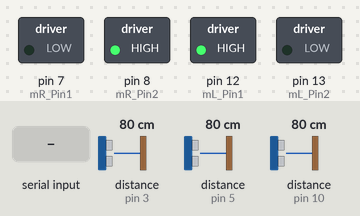
Simulated run of this sketch. Board: Arduino Uno, built with avr-gcc and run on an emulated ATmega328P. Shown: switched loads named in the sketch (green lamp = pin HIGH). Wiring (inferred from the names in the program): 3 × ultrasonic range finder: trigger pin 2, echo pin 3 / trigger pin 4, echo pin 5 / trigger pin 9, echo pin 10. Dashed ring = blinking. The test bench sets the inputs (shaded band); at power-on: distance to the obstacle (sensors on pin 3, pin 5, pin 10) 80 cm. The echo pulse lasts 58.3 µs per cm; pins used as bus, display or sensor lines are not drawn; what the sketch prints to the serial monitor is not drawn.

Above: at 1.2 s.
1.3 s: distance to the obstacle (sensor on pin 3) set to 10 cm
2.8 s: distance to the obstacle (sensor on pin 3) set to 7 cm
At 2.98 s:
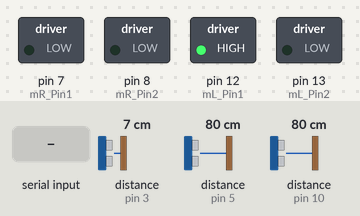
5.8 s: "s" received over Serial
At 6.7 s:
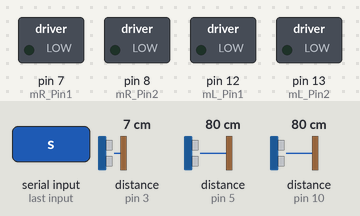
Timing chart, 0 to 8.8 s (numbered marks = the images above; inputs shaded):
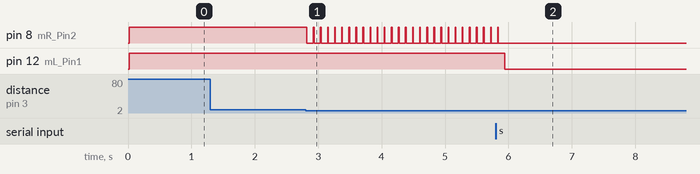

Measured:
- the behaviour switches between 9 and 8 cm on distance to the obstacle (sensor on pin 3) (found by bisection; images 0 and 1)
- after the input at 1.3 s, every drawn part: stays the same
- after the input at 2.8 s, pin 8 (mR_Pin2): alternates HIGH for 0.01 s and LOW for 0.10 s, starting at once
- after the input at 5.8 s, pin 8 (mR_Pin2): goes on until 5.8 s, then stays LOW; pin 12 (mL_Pin1): HIGH → LOW after 0.14 s

The sketch:

Navigator.ino
```cpp
/*
* This code ensures that the bot navigates from one block to
* another block avoiding crashing into walls of the maze.
*
*   current setting of the bot as of 14 Apr 2018:
*   Chassis dimensions: 13 cm x 15 cm
*   Expected single block dimensions of maze: 25 cm x 25 cm
*
* So, if we place the bot at the centre of the centre of
* the block, the bot at the centre of the block, it moves
* from one block, maintaing an 'almost' straight line motion.
*
* Created by Tanmay Khandait, Viral Patel
* April 16, 2018
*/

// Define Pin numbers for sensors
// Right sensors
const int r_trigPin = 2;
const int r_echoPin = 3;
// left sensors
const int l_trigPin = 4;
const int l_echoPin = 5;
// Front sensors
const int f_trigPin = 9;
const int f_echoPin = 10;

//Right Motor Pins
int mR_Pin1 = 7;
int mR_Pin2 = 8;

//Left Motor Pins
int mL_Pin1 = 12;
int mL_Pin2 = 13;

// Define delay time for short turns.
// Shorter the delay_time, smoother the callibration.
const float delay_time = 0.05;

// Range for deciding if wall is within range
const int range = 8; // cm

void setup() {

  //Right UltraSonic Sensor
  pinMode(r_trigPin, OUTPUT); // Sets trigpin as output
  pinMode(r_echoPin,INPUT); // Sets echopin as input

  //Left UltraSonic Sensor
  pinMode(l_trigPin, OUTPUT); // Sets trigpin as output
  pinMode(l_echoPin,INPUT); // Sets echopin as input

  //Front UltraSonic Sensor
  pinMode(f_trigPin, OUTPUT); // Sets trigpin as output
  pinMode(f_echoPin,INPUT); // Sets echopin as input

  //Motor Pin Initialization
  pinMode(mR_Pin1, OUTPUT);
  pinMode(mR_Pin2, OUTPUT);
  pinMode(mL_Pin1, OUTPUT);
  pinMode(mL_Pin2, OUTPUT);

  Serial.begin(9600); // Begin Serial communication
  Serial.println("Serial Communication is ready!");
}

void loop() {

  int left_distance, right_distance, front_distance;

  //Read character for manual Stop mechanism
  char s = Serial.read();

  //movefunction to ensure striaght line movement without colliding
  move_forward(4);

  //Manual Stop Mechanism
  if(s == 's') {
    stop_m();
    delay(10000);
  }

  //Print to Serial Window
  Serial.print("Obstacle Distance, l = ");
  Serial.print(left_distance);
  Serial.print(" r = ");
  Serial.print(right_distance);
  Serial.print(" f = ");
  Serial.println(front_distance);
}

/*
* Function to make the robot move forward, avoiding collisions.
* This function uses the callibrate function to realign the robot
* it crosses certain threshold and goes near any wall.
* This function also implements wall following logic.
* This function will stop the robot if the front sensor reads a
* value below the threshold
*/

void move_forward(int threshold) {

  int l, r, f;
  l = m_ls(); // measure left sensor reading
  r = m_rs(); // measure right sensor reading
  f = m_fs(); // measure front sensor reading

  if(l < threshold && r < range) {
    calibrate(l, r);
  }
  else if(r < threshold && l < range) {
    calibrate(l, r);
  }
  else if(l < threshold && r > range) {
    calibrate_singlewall_left(l, threshold);
  }
  else if(r < threshold && l > range) {
    calibrate_singlewall_right(r, threshold);
  }
  else if(l < range && r > range) {
    calibrate_singlewall_left(l, threshold);
  }
  else if(r < range && l > range) {
    calibrate_singlewall_right(r, threshold);
  }
  else if(f < threshold) {
    stop_m();
  }
  else if(l > range && r > range){
    mforward();
  }

}


/*
* Function that callibrates the motion of the bot so as to avoid
* running into walls, that is, this implements collision avoidance
* alongwith trying to maintain straight motion between walls.
*
* if (distance from left wall > distance from right wall) then
* Bot is going towards right wall. We need to stop the motion of
* left motors in order to turn it to right.
*
* if (distance from left wall < distance from right wall) then
* Bot is going towards left wall. We need to stop the motion of
* left motors in order to turn it to left.
*
* Delay_time is the time the motors remain off for.
* less the dealy_time, more smooth the callibration is.
*/

void calibrate(int left_distance,int right_distance){
  if(left_distance<right_distance){
    stop_rm(delay_time);
  }
  else if(left_distance>right_distance){
    stop_lm(delay_time);
  }
}

void calibrate_singlewall_left(int distance,int threshold){
  if(distance < threshold){
    stop_rm(delay_time*2);
  }
  else if(distance > threshold){
    stop_lm(delay_time*2);
  }
}

void calibrate_singlewall_right(int distance,int threshold){
  if(distance < threshold){
    stop_lm(delay_time*2);
  }
  else if(distance > threshold){
    stop_rm(delay_time*2);
  }
}

/*
* Functions to measure distance of wall from front, left and right
* the robot's side.
* Function naming convention: 'm' stands for measure,
* 'ls','rs','fs' stands for left sensor, right sensor
* and front sensor respectively.
*
* Function:
*   Return type: int, returns distance in cm
*   Params : none
*/

int m_ls() {

  long duration;
  int distance;

  // first clear the trigPin
  digitalWrite(l_trigPin, LOW);
  delayMicroseconds(2);

  // Sets the trigPin on HIGH state for 10 micro seconds
  digitalWrite(l_trigPin, HIGH);
  delayMicroseconds(10);
  digitalWrite(l_trigPin, LOW);

  // Read the travel time of pulse
  duration = pulseIn(l_echoPin, HIGH);
  // Calculate the distance based on duration
  distance = duration*0.034/2;
  delayMicroseconds(10);

  return distance;
}

int m_rs() {

  long duration;
  int distance;

  // first clear the trigPin
  digitalWrite(r_trigPin, LOW);
  delayMicroseconds(2);

  // Sets the trigPin on HIGH state for 10 micro seconds
  digitalWrite(r_trigPin, HIGH);
  delayMicroseconds(10);
  digitalWrite(r_trigPin, LOW);

  // Read the travel time of pulse
  duration = pulseIn(r_echoPin, HIGH);
  // Calculate the distance based on duration
  distance = duration*0.034/2;
  delayMicroseconds(10);

  return distance;
}

int m_fs() {

  long duration;
  int distance;

  // first clear the trigPin
  digitalWrite(f_trigPin, LOW);
  delayMicroseconds(2);

  // Sets the trigPin on HIGH state for 10 micro seconds
  digitalWrite(f_trigPin, HIGH);
  delayMicroseconds(10);
  digitalWrite(f_trigPin, LOW);

  // Read the travel time of pulse
  duration = pulseIn(f_echoPin, HIGH);
  // Calculate the distance based on duration
  distance = duration*0.034/2;
  delayMicroseconds(10);

  return distance;
}

/*
* Functions to control movements of the robot.
* We have decided to give the robot three types of controls,
* Forward, Turn-90-Left, Turn-90-Right, stop
* Function nomenclature:
*   m : move, t : turn
*
* Function :
*   Return type : none
*   Params : none
*/

void mforward() {
  digitalWrite(mR_Pin1, LOW);
  digitalWrite(mR_Pin2, HIGH);
  digitalWrite(mL_Pin1, HIGH);
  digitalWrite(mL_Pin2, LOW);
}

/*
* Function to turn left, right 90 degrees
*   Return type : none
*   Param : d, time after which turning should stop
*
*   Due to unavailability of stepper motors, and
*   sensors to measure degree of rotation, we had to
*   measure the time taken by robot to make 90 degrees of turns
*   that time is represented by parameter d.
*/

void tleft_90(float d) {
  digitalWrite(mR_Pin1, LOW);
  digitalWrite(mR_Pin2, HIGH);
  digitalWrite(mL_Pin1, LOW);
  digitalWrite(mL_Pin2, HIGH);
  int delays = d * 1000;
  delay(delays);
  stop_m();
}

void tright_90(float d) {
  digitalWrite(mR_Pin1, HIGH);
  digitalWrite(mR_Pin2, LOW);
  digitalWrite(mL_Pin1, HIGH);
  digitalWrite(mL_Pin2, LOW);
  int delays = d * 1000;
  delay(delays);
  stop_m();
}

void stop_m() {
  digitalWrite(mR_Pin1, LOW);
  digitalWrite(mR_Pin2, LOW);
  digitalWrite(mL_Pin1, LOW);
  digitalWrite(mL_Pin2, LOW);
}

/*
* The below functions will be used to make slight turns,
* in either directions, left or right, but not both.
* The turn is achieved by stopping any motor in the direction
* we want to make a turn, for duration 'd'.
* After some trials and errors, we have decided that for slight
* turns, the paramater sd = 0.1 s will be fine. anything more than
* that will increase turn angle and will result into zig zag motion.
*
*/

void stop_lm(float d) {
  digitalWrite(mL_Pin1, LOW);
  digitalWrite(mL_Pin2, LOW);
  int delays = d * 1000;
  delay(delays);
  mforward();
}

void stop_rm(float d) {
  digitalWrite(mR_Pin1, LOW);
  digitalWrite(mR_Pin2, LOW);
  int delays = d * 1000;
  delay(delays);
  mforward();
}
```
